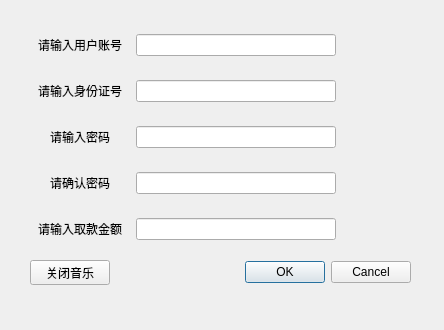
<?xml version="1.0" encoding="UTF-8"?>
<ui version="4.0">
 <class>user_getmoney</class>
 <widget class="QDialog" name="user_getmoney">
  <property name="geometry">
   <rect>
    <x>0</x>
    <y>0</y>
    <width>444</width>
    <height>330</height>
   </rect>
  </property>
  <property name="windowTitle">
   <string>Dialog</string>
  </property>
  <property name="styleSheet">
   <string notr="true">background-image: url(:/log1.jpg);</string>
  </property>
  <widget class="QWidget" name="gridLayoutWidget">
   <property name="geometry">
    <rect>
     <x>30</x>
     <y>20</y>
     <width>381</width>
     <height>281</height>
    </rect>
   </property>
   <layout class="QGridLayout" name="gridLayout">
    <item row="2" column="0">
     <widget class="QLabel" name="label_3">
      <property name="minimumSize">
       <size>
        <width>100</width>
        <height>30</height>
       </size>
      </property>
      <property name="maximumSize">
       <size>
        <width>100</width>
        <height>30</height>
       </size>
      </property>
      <property name="text">
       <string>请输入密码</string>
      </property>
      <property name="alignment">
       <set>Qt::AlignCenter</set>
      </property>
     </widget>
    </item>
    <item row="2" column="1">
     <widget class="QLineEdit" name="user_passward1">
      <property name="maximumSize">
       <size>
        <width>200</width>
        <height>16777215</height>
       </size>
      </property>
      <property name="sizeIncrement">
       <size>
        <width>200</width>
        <height>0</height>
       </size>
      </property>
      <property name="alignment">
       <set>Qt::AlignLeading|Qt::AlignLeft|Qt::AlignVCenter</set>
      </property>
     </widget>
    </item>
    <item row="5" column="1">
     <widget class="QDialogButtonBox" name="yesorno">
      <property name="standardButtons">
       <set>QDialogButtonBox::Cancel|QDialogButtonBox::Ok</set>
      </property>
     </widget>
    </item>
    <item row="5" column="0">
     <widget class="QPushButton" name="close_music">
      <property name="minimumSize">
       <size>
        <width>80</width>
        <height>25</height>
       </size>
      </property>
      <property name="maximumSize">
       <size>
        <width>80</width>
        <height>25</height>
       </size>
      </property>
      <property name="text">
       <string>关闭音乐</string>
      </property>
     </widget>
    </item>
    <item row="0" column="0">
     <widget class="QLabel" name="label_2">
      <property name="minimumSize">
       <size>
        <width>100</width>
        <height>30</height>
       </size>
      </property>
      <property name="maximumSize">
       <size>
        <width>100</width>
        <height>30</height>
       </size>
      </property>
      <property name="text">
       <string>请输入用户账号</string>
      </property>
      <property name="alignment">
       <set>Qt::AlignCenter</set>
      </property>
     </widget>
    </item>
    <item row="1" column="0">
     <widget class="QLabel" name="label">
      <property name="minimumSize">
       <size>
        <width>100</width>
        <height>30</height>
       </size>
      </property>
      <property name="maximumSize">
       <size>
        <width>100</width>
        <height>30</height>
       </size>
      </property>
      <property name="text">
       <string>请输入身份证号</string>
      </property>
      <property name="alignment">
       <set>Qt::AlignCenter</set>
      </property>
     </widget>
    </item>
    <item row="1" column="1">
     <widget class="QLineEdit" name="user_id">
      <property name="maximumSize">
       <size>
        <width>200</width>
        <height>16777215</height>
       </size>
      </property>
      <property name="sizeIncrement">
       <size>
        <width>200</width>
        <height>0</height>
       </size>
      </property>
     </widget>
    </item>
    <item row="0" column="1">
     <widget class="QLineEdit" name="user_num">
      <property name="maximumSize">
       <size>
        <width>200</width>
        <height>16777215</height>
       </size>
      </property>
      <property name="sizeIncrement">
       <size>
        <width>200</width>
        <height>0</height>
       </size>
      </property>
     </widget>
    </item>
    <item row="3" column="0">
     <widget class="QLabel" name="label_4">
      <property name="minimumSize">
       <size>
        <width>100</width>
        <height>30</height>
       </size>
      </property>
      <property name="maximumSize">
       <size>
        <width>100</width>
        <height>30</height>
       </size>
      </property>
      <property name="text">
       <string>请确认密码</string>
      </property>
      <property name="alignment">
       <set>Qt::AlignCenter</set>
      </property>
     </widget>
    </item>
    <item row="3" column="1">
     <widget class="QLineEdit" name="user_passward2">
      <property name="maximumSize">
       <size>
        <width>200</width>
        <height>16777215</height>
       </size>
      </property>
      <property name="sizeIncrement">
       <size>
        <width>200</width>
        <height>0</height>
       </size>
      </property>
      <property name="alignment">
       <set>Qt::AlignLeading|Qt::AlignLeft|Qt::AlignVCenter</set>
      </property>
     </widget>
    </item>
    <item row="4" column="0">
     <widget class="QLabel" name="label_5">
      <property name="minimumSize">
       <size>
        <width>100</width>
        <height>30</height>
       </size>
      </property>
      <property name="maximumSize">
       <size>
        <width>100</width>
        <height>30</height>
       </size>
      </property>
      <property name="text">
       <string>请输入取款金额</string>
      </property>
      <property name="alignment">
       <set>Qt::AlignCenter</set>
      </property>
     </widget>
    </item>
    <item row="4" column="1">
     <widget class="QLineEdit" name="get_money">
      <property name="maximumSize">
       <size>
        <width>200</width>
        <height>16777215</height>
       </size>
      </property>
      <property name="sizeIncrement">
       <size>
        <width>200</width>
        <height>0</height>
       </size>
      </property>
      <property name="alignment">
       <set>Qt::AlignLeading|Qt::AlignLeft|Qt::AlignVCenter</set>
      </property>
     </widget>
    </item>
   </layout>
  </widget>
 </widget>
 <resources/>
 <connections/>
</ui>
